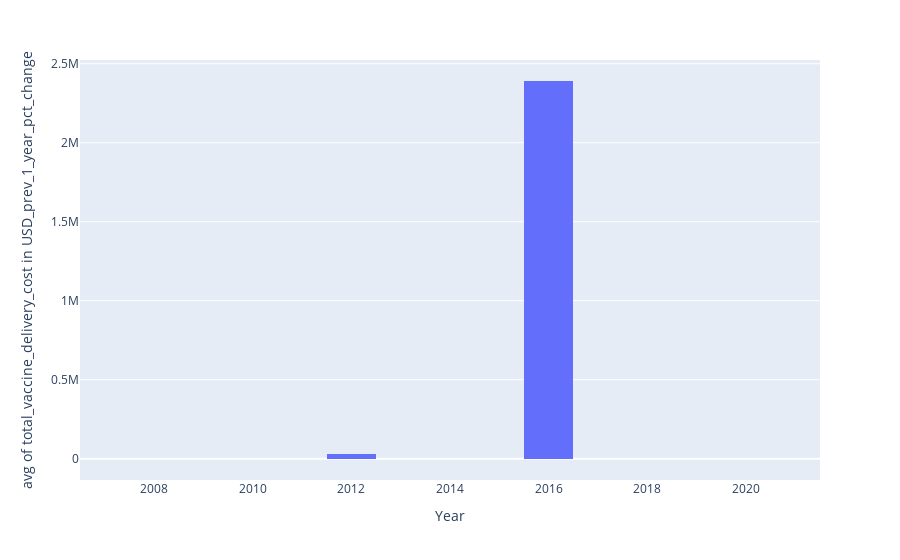

Notebook code cell kept with this figure:
### Code cell
fig = px.histogram(merged_df, x='Year', histfunc='avg', y='total_vaccine_delivery_cost in USD_prev_1_year_pct_change')
fig

### Figure 1 — Plotly figure (JSON) as saved in the notebook; plotly's stock layout.template omitted (floating-point values rounded to 4 significant figures; data arrays with more than 128 entries replaced by an {"elided": "..."} marker saying what was removed)
{"data": [{"alignmentgroup": "True", "bingroup": "x", "histfunc": "avg", "hovertemplate": "Year=%{x}<br>avg of total_vaccine_delivery_cost in USD_prev_1_year_pct_change=%{y}<extra></extra>", "legendgroup": "", "marker": {"color": "#636efa", "pattern": {"shape": ""}}, "name": "", "offsetgroup": "", "orientation": "v", "showlegend": false, "type": "histogram", "x": {"elided": "1418 str values"}, "xaxis": "x", "y": {"elided": "1418 float values"}, "yaxis": "y"}], "layout": {"barmode": "relative", "legend": {"tracegroupgap": 0}, "margin": {"t": 60}, "xaxis": {"anchor": "y", "domain": [0, 1], "title": {"text": "Year"}}, "yaxis": {"anchor": "x", "domain": [0, 1], "title": {"text": "avg of total_vaccine_delivery_cost in USD_prev_1_year_pct_change"}}}}
